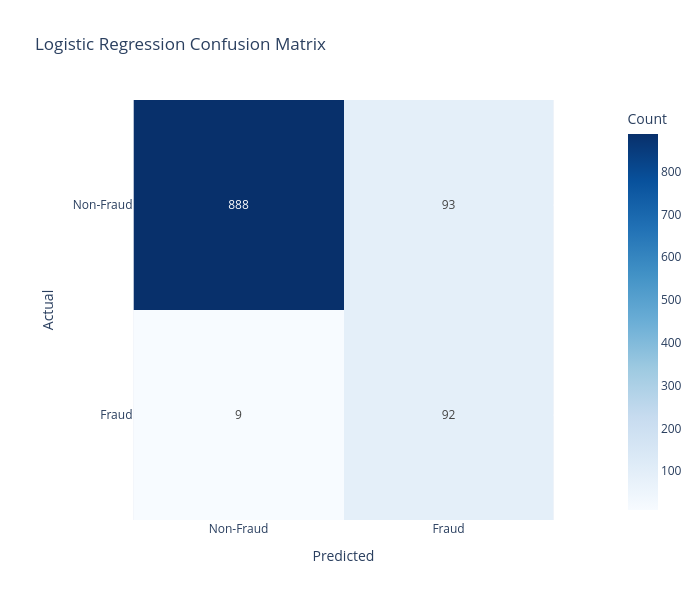

The code cell stored with this chart in its notebook:
### Markdown cell above
## Visualize Confusion Matrix

### Code cell
fig = px.imshow(
    lr_cm,
    text_auto=True,
    color_continuous_scale="Blues",
    labels=dict(
        x="Predicted",
        y="Actual",
        color="Count"
    ),
    x=["Non-Fraud", "Fraud"],
    y=["Non-Fraud", "Fraud"],
    title="Logistic Regression Confusion Matrix"
)
fig.update_layout(
    width=700,
    height=600
)
fig.show()

### Figure 1 — Plotly figure (JSON) as saved in the notebook; plotly's stock layout.template omitted (floating-point values rounded to 4 significant figures)
{"data": [{"coloraxis": "coloraxis", "hovertemplate": "Predicted: %{x}<br>Actual: %{y}<br>Count: %{z}<extra></extra>", "name": "0", "texttemplate": "%{z}", "type": "heatmap", "x": ["Non-Fraud", "Fraud"], "xaxis": "x", "y": ["Non-Fraud", "Fraud"], "yaxis": "y", "z": [[888, 93], [9, 92]]}], "layout": {"coloraxis": {"autocolorscale": false, "colorbar": {"title": {"text": "Count"}}, "colorscale": [[0, "rgb(247,251,255)"], [0.125, "rgb(222,235,247)"], [0.25, "rgb(198,219,239)"], [0.375, "rgb(158,202,225)"], [0.5, "rgb(107,174,214)"], [0.625, "rgb(66,146,198)"], [0.75, "rgb(33,113,181)"], [0.875, "rgb(8,81,156)"], [1, "rgb(8,48,107)"]]}, "height": 600, "title": {"text": "Logistic Regression Confusion Matrix"}, "width": 700, "xaxis": {"anchor": "y", "constrain": "domain", "domain": [0, 1], "scaleanchor": "y", "title": {"text": "Predicted"}}, "yaxis": {"anchor": "x", "autorange": "reversed", "constrain": "domain", "domain": [0, 1], "title": {"text": "Actual"}}}}
